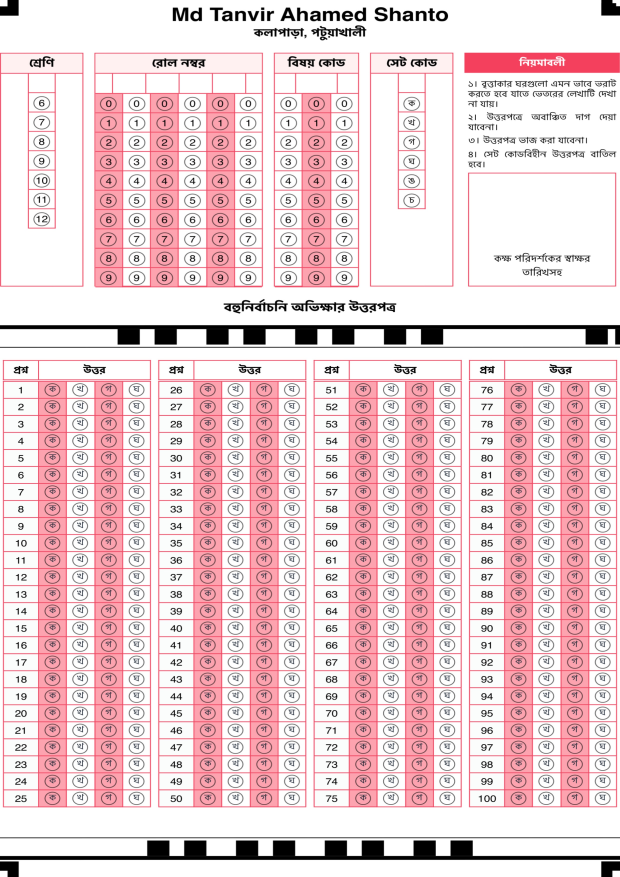
#> input picture warped_omr.jpg, 2480 x 3508 px (shown at 1/4 size)
$ python find_grid_box.py
#> lines starting #> are read from the running program, lines starting #| are printed output that depends on the picture; after the words box and inside, x2 and y2 are one past the last pixel; in counts of white or black regions, pixels touching at a corner belong together
import cv2
import numpy as np

img = cv2.imread("warped_omr.jpg", cv2.IMREAD_GRAYSCALE)
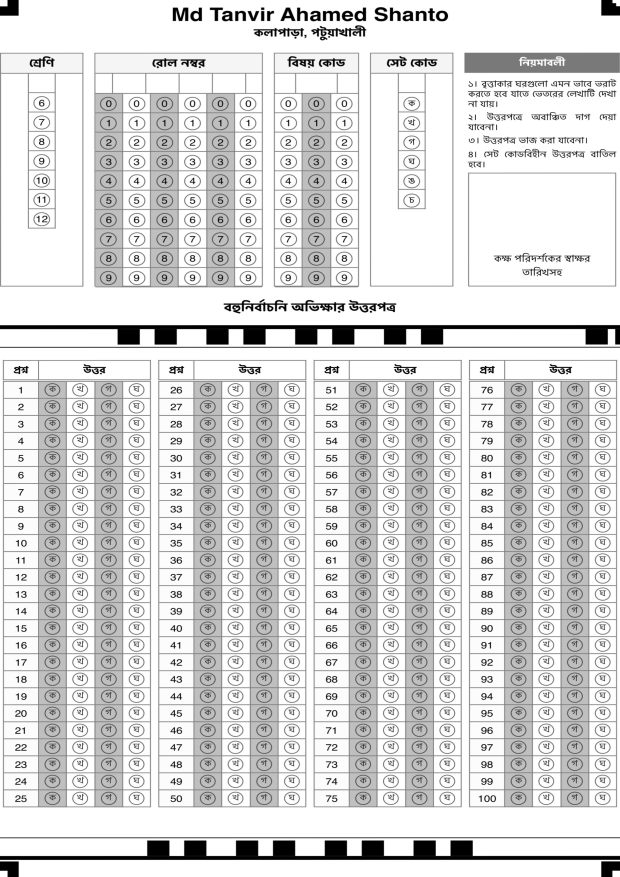
#> img: shape (3508, 2480) (shown at 1/4 size); min 0, max 255, mean 216.9
thresh = cv2.adaptiveThreshold(
    img, 255, cv2.ADAPTIVE_THRESH_GAUSSIAN_C, cv2.THRESH_BINARY_INV, 21, 10
)
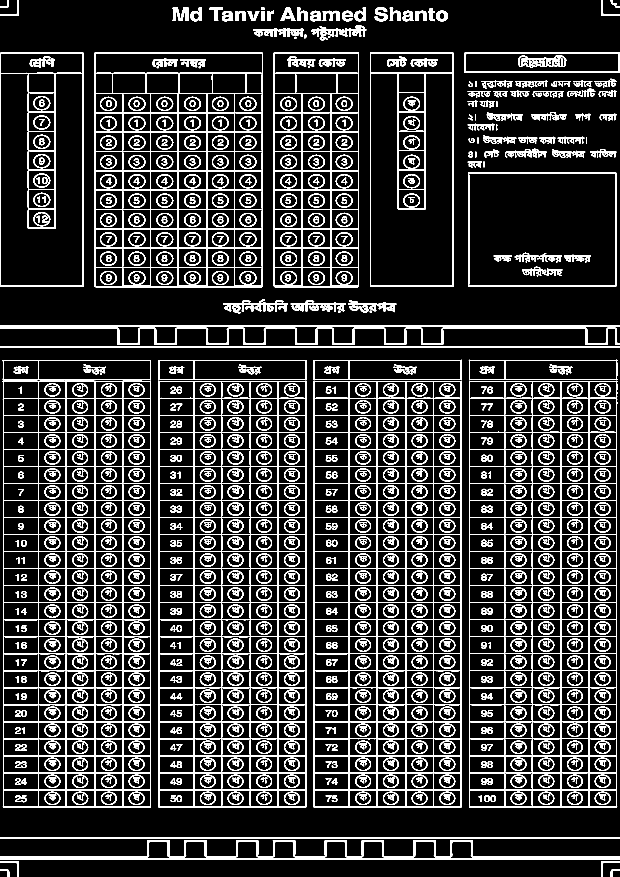
#> thresh: shape (3508, 2480) (shown at 1/4 size); 14.2% white; 1402 white regions (12 under 20 px)

contours, hierarchy = cv2.findContours(thresh, cv2.RETR_TREE, cv2.CHAIN_APPROX_SIMPLE)
#> contours = 3018 contours, 25 with area under 20; largest, box (x1, y1, x2, y2) and area: (1254, 1524, 1847, 3229) 1008467, (1876, 1523, 2469, 3229) 1007116, (11, 1524, 604, 3229) 1007068, (633, 1524, 1226, 3229) 1007068, (378, 211, 1052, 1149) 629712

sizes = []
for cnt in contours:
    x, y, w, h = cv2.boundingRect(cnt)
    area = cv2.contourArea(cnt)
    if area > 50000:
        sizes.append((area, x, y, w, h))
#> this loop made 3018 passes
#> (x, y, w, h, area) on passes 1 to 3: (0, 3477, 37, 31, 300), (2443, 3476, 37, 32, 305.5), (2405, 3446, 75, 62, 708)
#> after the loop, sizes = 13 items, first 6: (1008467, 1254, 1524, 593, 1705), (1007067.5, 633, 1524, 593, 1705), (1007068.5, 11, 1524, 593, 1705), (1007115.5, 1876, 1523, 593, 1706), (268910.5, 1872, 690, 593, 456), (263254.5, 1875, 693, 587, 451)

sizes.sort(reverse=True)
print("Largest contours:")
for s in sizes[:10]:
    print(f"Area={s[0]:.0f}, Pos=({s[1]}, {s[2]}), Size={s[3]}x{s[4]}")
#> this loop made 10 passes
#> s on passes 1 to 10: (1008467, 1254, 1524, 593, 1705), (1007115.5, 1876, 1523, 593, 1706), (1007068.5, 11, 1524, 593, 1705), (1007067.5, 633, 1524, 593, 1705), (629712.5, 378, 211, 674, 938), (318558, 1095, 211, 341, 938), (311022, 1480, 211, 334, 935), (310410, 0, 211, 334, 936), (268910.5, 1872, 690, 593, 456), (263254.5, 1875, 693, 587, 451)
#| Area=1008467, Pos=(1254, 1524), Size=593x1705
#| Area=1007116, Pos=(1876, 1523), Size=593x1706
#| Area=1007068, Pos=(11, 1524), Size=593x1705
#| Area=1007068, Pos=(633, 1524), Size=593x1705
#| Area=629712, Pos=(378, 211), Size=674x938
#| Area=318558, Pos=(1095, 211), Size=341x938
#| Area=311022, Pos=(1480, 211), Size=334x935
#| Area=310410, Pos=(0, 211), Size=334x936
#> (further printed lines are left out)
